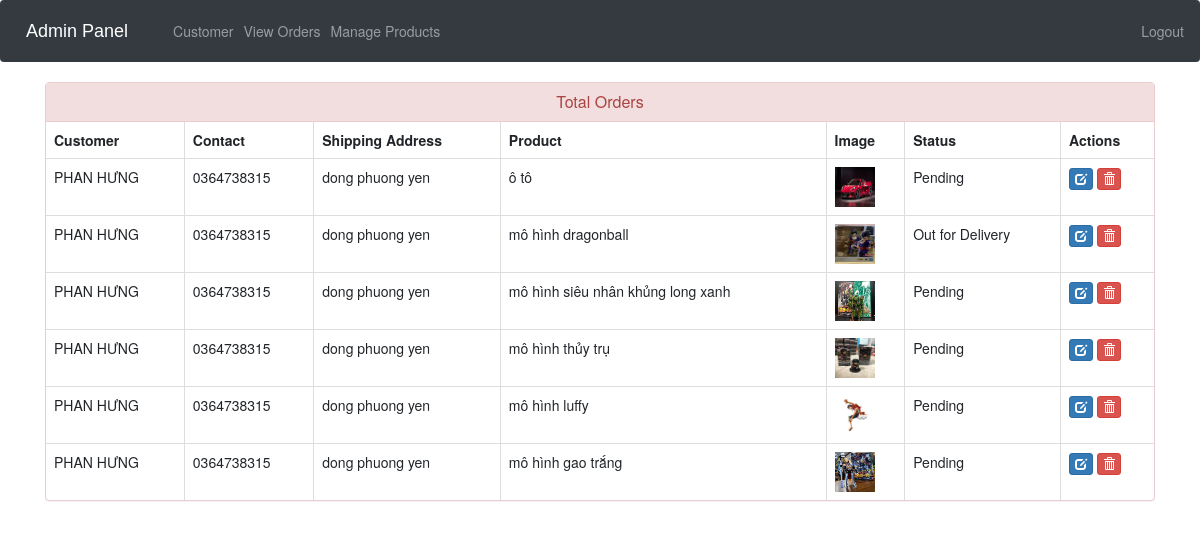
Page /admin-view-booking (signed in) on the committed database.
### ecom/models.py (models this page shows, shortened)
class Customer(models.Model):
    user=models.OneToOneField(User,on_delete=models.CASCADE)
    profile_pic= models.ImageField(upload_to='profile_pic/CustomerProfilePic/',null=True,blank=True)
    address = models.CharField(max_length=40)
    mobile = models.CharField(max_length=20,null=False)
    @property
    def get_name(self):
        return self.user.first_name+" "+self.user.last_name

class Orders(models.Model):
    STATUS =(
        ('Pending','Pending'),
        ('Order Confirmed','Order Confirmed'),
        ('Out for Delivery','Out for Delivery'),
        ('Delivered','Delivered'),
    )
    customer=models.ForeignKey('Customer', on_delete=models.CASCADE,null=True)
    product=models.ForeignKey('Product',on_delete=models.CASCADE,null=True)
    email = models.CharField(max_length=50,null=True)
    address = models.CharField(max_length=500,null=True)
    mobile = models.CharField(max_length=20,null=True)
    order_date= models.DateField(auto_now_add=True,null=True)
    status=models.CharField(max_length=50,null=True,choices=STATUS)

class Product(models.Model):
    name=models.CharField(max_length=40)
    product_image= models.ImageField(upload_to='product_image/',null=True,blank=True)
    price = models.PositiveIntegerField()
    description=models.CharField(max_length=40)

### ecom/views.py (the view)
# urls.py: path('admin-view-booking', views.admin_view_booking_view,name='admin-view-booking'),
@login_required(login_url='adminlogin')
def admin_view_booking_view(request):
    orders = models.Orders.objects.all()
    ordered_products = []
    ordered_bys = []
    for order in orders:
        ordered_product = models.Product.objects.all().filter(id=order.product.id)
        ordered_by = models.Customer.objects.all().filter(id=order.customer.id)
        ordered_products.append(ordered_product)
        ordered_bys.append(ordered_by)
    return render(request, 'ecom/admin_view_booking.html', {'data': zip(ordered_products, ordered_bys, orders)})

### templates/ecom/admin_view_booking.html (shortened to what this page needs)
{% extends 'ecom/admin_base.html' %}
{% load static %}
{% block content %}
<head>
  <link href="//netdna.bootstrapcdn.com/bootstrap/3.0.0/css/bootstrap.min.css" rel="stylesheet" id="bootstrap-css">
</head>
<div class="container">
  <div class="panel panel-danger">
    <div class="panel-heading">
      <h6 class="panel-title">Total Orders</h6>
    </div>
    <table class="table table-hover table-bordered" id="dev-table">
      <thead>
        <tr>
          <th>Customer</th>
          <th>Contact</th>
          <th>Shipping Address</th>
          <th>Product</th>
          <th>Image</th>
          <th>Status</th>
          <th>Actions</th>
        </tr>
      </thead>
      {% for product,customer,order in data %}
      <tr>
        {% for c in customer %}
        <td> {{c.get_name}}</td>
        <td>{{c.mobile}}</td>
        <td>{{order.address}}</td>
        {% endfor %}
        {% for p in product %}
        <td> {{p.name}}</td>
        <td> <img src="{% static p.product_image.url %}" alt="Profile Pic" height="40px" width="40px" /></td>
        <td>{{order.status}}</td>
        <td><a class="btn btn-primary btn-xs" href="{% url 'update-order' order.id  %}"><span class="glyphicon glyphicon-edit"></span></a>
        <a class="btn btn-danger btn-xs" href="{% url 'delete-order' order.id  %}"><span class="glyphicon glyphicon-trash"></span></a></td>
        {% endfor %}
      </tr>
      {% endfor %}
    </table>
  </div>
</div>
{% endblock content %}

### templates/ecom/admin_view_booking.html (style rules this page uses)
a:link { text-decoration: none; }
h6 { text-align: center; }

### rows in the picture
Orders: address "dong phuong yen", status "Pending"
Customer: get_name "PHAN HƯNG", mobile "0364738315"
Product: name "ô tô", product_image (picture)
Orders: address "dong phuong yen", status "Out for Delivery"
Product: name "mô hình dragonball", product_image (picture)
Orders: address "dong phuong yen", status "Pending"
Product: name "mô hình siêu nhân khủng long xanh", product_image (picture)
Orders: address "dong phuong yen", status "Pending"
Product: name "mô hình thủy trụ", product_image (picture)
Orders: address "dong phuong yen", status "Pending"
Product: name "mô hình luffy", product_image (picture)
Orders: address "dong phuong yen", status "Pending"
Product: name "mô hình gao trắng", product_image (picture)
